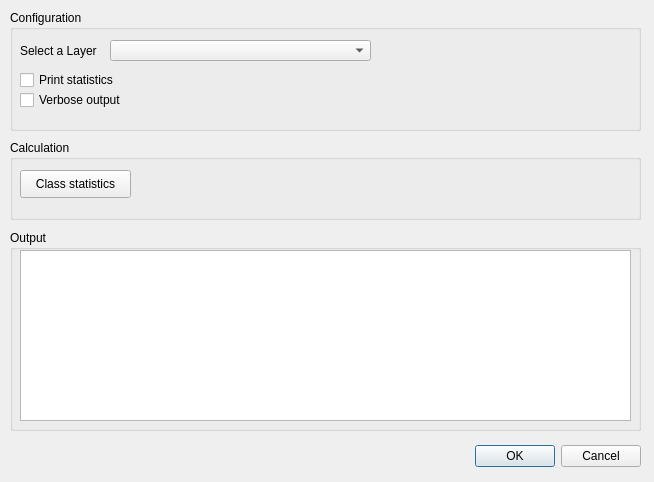
<?xml version="1.0" encoding="UTF-8"?>
<ui version="4.0">
 <class>SuddenRasterToolsDialogBase</class>
 <widget class="QDialog" name="SuddenRasterToolsDialogBase">
  <property name="geometry">
   <rect>
    <x>0</x>
    <y>0</y>
    <width>654</width>
    <height>482</height>
   </rect>
  </property>
  <property name="windowTitle">
   <string>Sudden Raster Tools</string>
  </property>
  <widget class="QDialogButtonBox" name="button_box">
   <property name="geometry">
    <rect>
     <x>40</x>
     <y>440</y>
     <width>601</width>
     <height>32</height>
    </rect>
   </property>
   <property name="orientation">
    <enum>Qt::Horizontal</enum>
   </property>
   <property name="standardButtons">
    <set>QDialogButtonBox::Cancel|QDialogButtonBox::Ok</set>
   </property>
  </widget>
  <widget class="QGroupBox" name="out">
   <property name="geometry">
    <rect>
     <x>10</x>
     <y>230</y>
     <width>631</width>
     <height>201</height>
    </rect>
   </property>
   <property name="title">
    <string>Output</string>
   </property>
   <widget class="QPlainTextEdit" name="plainTextEdit">
    <property name="geometry">
     <rect>
      <x>10</x>
      <y>20</y>
      <width>611</width>
      <height>171</height>
     </rect>
    </property>
   </widget>
  </widget>
  <widget class="QGroupBox" name="groupBox_2">
   <property name="geometry">
    <rect>
     <x>10</x>
     <y>10</y>
     <width>631</width>
     <height>121</height>
    </rect>
   </property>
   <property name="title">
    <string>Configuration</string>
   </property>
   <widget class="QCheckBox" name="verbose_calculation_checkbox">
    <property name="geometry">
     <rect>
      <x>10</x>
      <y>80</y>
      <width>151</width>
      <height>20</height>
     </rect>
    </property>
    <property name="text">
     <string>Verbose output</string>
    </property>
   </widget>
   <widget class="QCheckBox" name="print_statistics_checkbox">
    <property name="geometry">
     <rect>
      <x>10</x>
      <y>60</y>
      <width>111</width>
      <height>20</height>
     </rect>
    </property>
    <property name="text">
     <string>Print statistics</string>
    </property>
   </widget>
   <widget class="QLabel" name="label">
    <property name="geometry">
     <rect>
      <x>10</x>
      <y>30</y>
      <width>101</width>
      <height>21</height>
     </rect>
    </property>
    <property name="text">
     <string>Select a Layer</string>
    </property>
   </widget>
   <widget class="QComboBox" name="comboBox">
    <property name="geometry">
     <rect>
      <x>100</x>
      <y>30</y>
      <width>261</width>
      <height>21</height>
     </rect>
    </property>
   </widget>
   <zorder>comboBox</zorder>
   <zorder>verbose_calculation_checkbox</zorder>
   <zorder>print_statistics_checkbox</zorder>
   <zorder>label</zorder>
   <zorder>comboBox</zorder>
  </widget>
  <widget class="QGroupBox" name="calc">
   <property name="geometry">
    <rect>
     <x>10</x>
     <y>140</y>
     <width>631</width>
     <height>80</height>
    </rect>
   </property>
   <property name="title">
    <string>Calculation</string>
   </property>
   <widget class="QPushButton" name="pushButton">
    <property name="geometry">
     <rect>
      <x>10</x>
      <y>30</y>
      <width>111</width>
      <height>28</height>
     </rect>
    </property>
    <property name="text">
     <string>Class statistics</string>
    </property>
   </widget>
  </widget>
  <zorder>out</zorder>
  <zorder>groupBox_2</zorder>
  <zorder>button_box</zorder>
  <zorder>calc</zorder>
 </widget>
 <resources/>
 <connections>
  <connection>
   <sender>button_box</sender>
   <signal>accepted()</signal>
   <receiver>SuddenRasterToolsDialogBase</receiver>
   <slot>accept()</slot>
   <hints>
    <hint type="sourcelabel">
     <x>20</x>
     <y>20</y>
    </hint>
    <hint type="destinationlabel">
     <x>20</x>
     <y>20</y>
    </hint>
   </hints>
  </connection>
  <connection>
   <sender>button_box</sender>
   <signal>rejected()</signal>
   <receiver>SuddenRasterToolsDialogBase</receiver>
   <slot>reject()</slot>
   <hints>
    <hint type="sourcelabel">
     <x>20</x>
     <y>20</y>
    </hint>
    <hint type="destinationlabel">
     <x>20</x>
     <y>20</y>
    </hint>
   </hints>
  </connection>
 </connections>
</ui>
